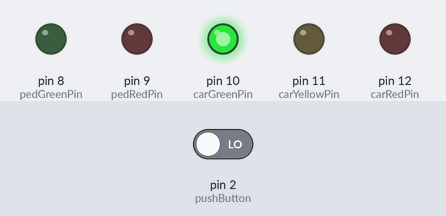
Simulated run of this sketch. Board: Arduino Uno, built with avr-gcc and run on an emulated ATmega328P. Shown: output pins drawn as LEDs (lit = HIGH). The test bench sets the inputs (shaded band); at power-on: pin 2 (pushButton) LOW.

Above: at 4.2 s.
4.3 s: pin 2 (pushButton) driven LOW
5.8 s: pin 2 (pushButton) driven HIGH
At 6.1 s:
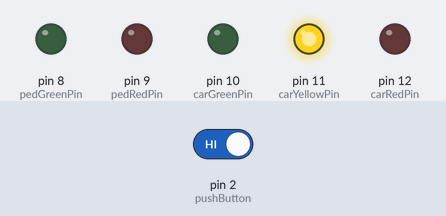
At 9.5 s:
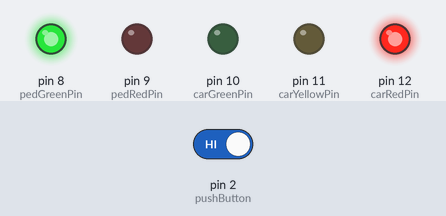
Timing chart, 0 to 21.3 s (numbered marks = the images above; inputs shaded):
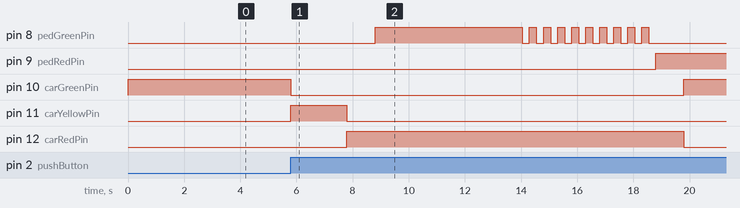

The sketch:

Projeto4.ino
```cpp
// Projeto 4 -  Semáforo Interativo

byte carRedPin = 12;
byte carYellowPin = 11;      // semáforo para carros
byte carGreenPin = 10;

byte pedRedPin = 9;
byte pedGreenPin = 8;        // semáforo para pedestres
byte pushButton = 2;

unsigned crossTime = 5000;   // tempo para que os pedestres atravessem
unsigned long changeTime;    // tempo desde a conclusão do último ciclo para pedestres

void
setup()
{
  pinMode (carRedPin, OUTPUT);
  pinMode (carYellowPin, OUTPUT);
  pinMode (carGreenPin, OUTPUT);
  pinMode (pedRedPin, OUTPUT);
  pinMode (pedGreenPin, OUTPUT);
  pinMode (pushButton, INPUT);

  digitalWrite (carGreenPin, HIGH);
  digitalWrite (carYellowPin, LOW);
  digitalWrite (carRedPin, LOW);
}

void
loop()
{
  boolean state = digitalRead (pushButton);

  // verifica se o botão foi pressionado e se transcorreram 10 segundos desde a última vez que isso ocorreu

  if (state == HIGH && (millis() - changeTime) > 5000)
    changeLights();  // chama a função para alterar as luzes
}

void changeLights()
{
  digitalWrite (carGreenPin, LOW);
  digitalWrite (carYellowPin, HIGH);
  delay (2000);

  digitalWrite (carYellowPin, LOW);
  digitalWrite (carRedPin, HIGH);
  delay (1000);

  digitalWrite (pedRedPin, LOW);
  digitalWrite (pedGreenPin, HIGH);
  delay (crossTime);

  for (int x = 0; x < 10; x++)
  {
      digitalWrite (pedGreenPin, HIGH);
      delay (250);
      digitalWrite (pedGreenPin, LOW);
      delay (250);
  }

  digitalWrite (pedRedPin, HIGH);
  delay (1000);

  digitalWrite (carRedPin, LOW);
  digitalWrite (carGreenPin, HIGH);

  changeTime = millis();
}
```

Measured:
- after the input at 4.3 s, every drawn part: stays the same
- after the input at 5.8 s, pin 8 (pedGreenPin): LOW → HIGH after 3.0 s, then repeats every 0.50 s: LOW 0.25 s, HIGH 0.25 s, until it stays LOW from 18.6 s; pin 9 (pedRedPin): LOW → HIGH after 13.0 s
